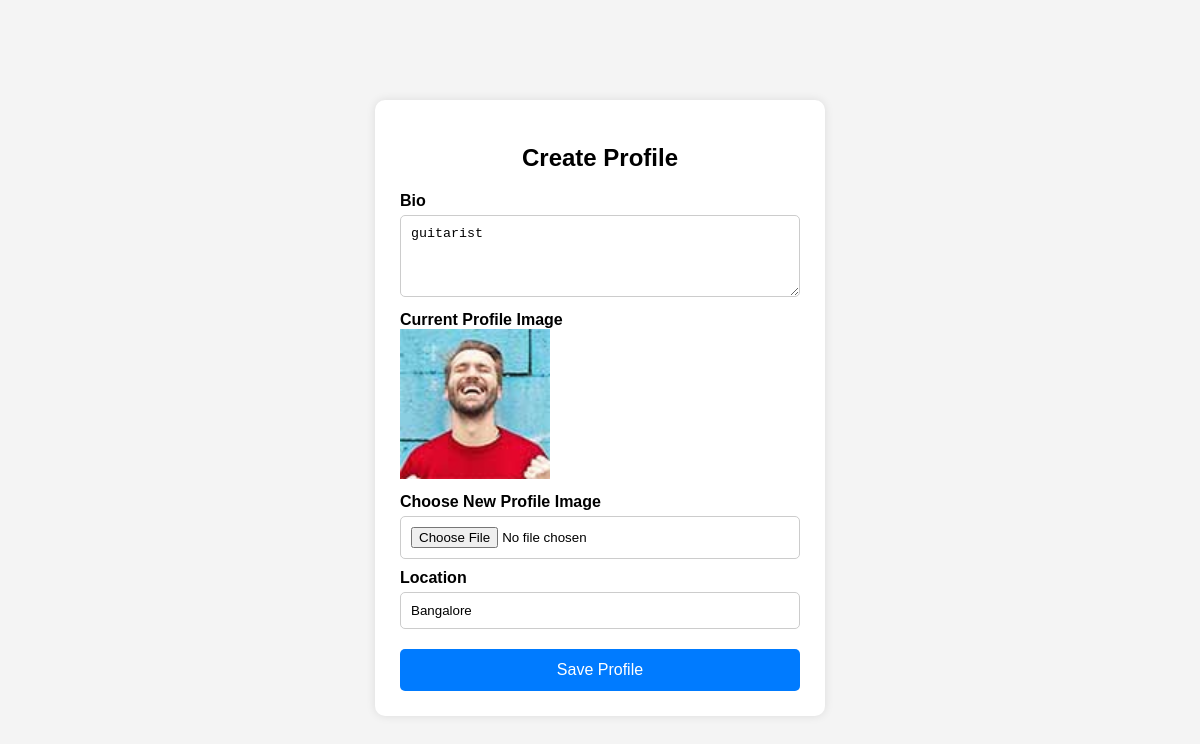
Page /settings (signed in) on the earlier database version.
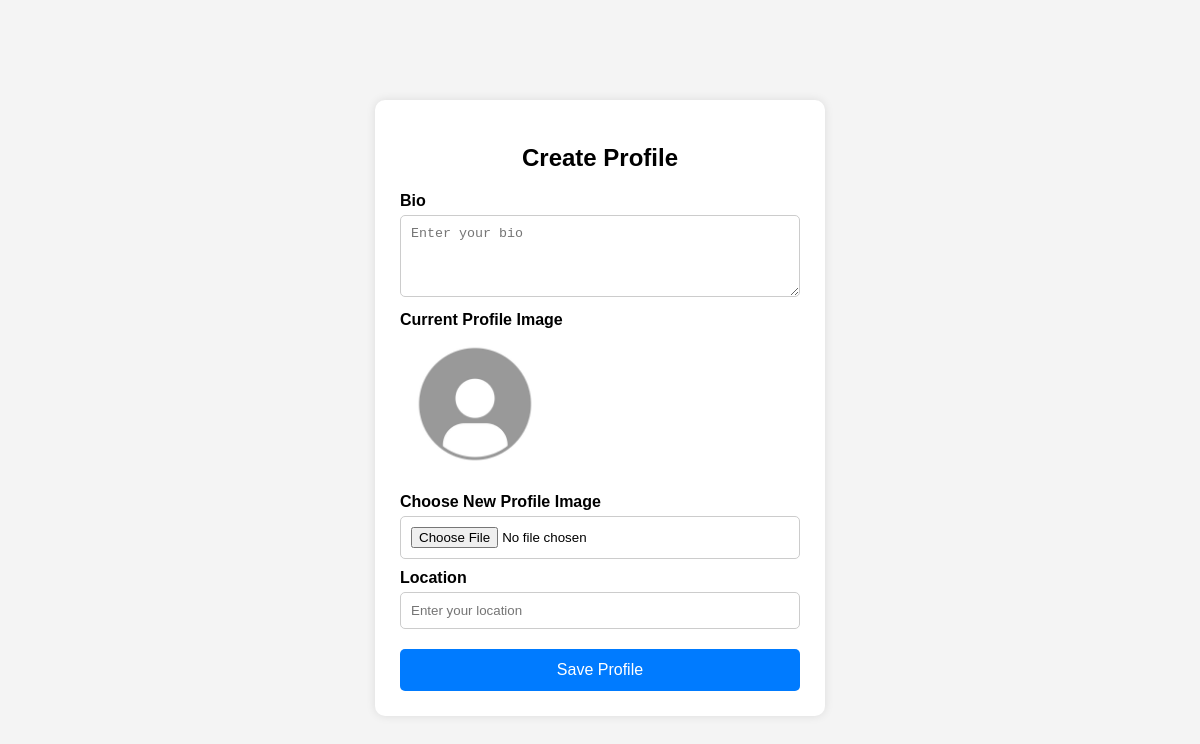
Same page on the later database version.
### core/models.py (models this page shows, shortened)
class Profile(models.Model):
    user=models.ForeignKey(User,on_delete=models.CASCADE)
    id_user=models.IntegerField()
    bio=models.TextField(blank=True)
    profileimg=models.ImageField(upload_to='profile_images',default='blank.jpg')
    location=models.CharField(max_length=100)

### core/views.py (the view, shortened to what this page needs)
# urls.py: path('settings',views.settings,name='settings'),
@login_required(login_url='signin')
def settings(request):
    setting = Profile.objects.get(user=request.user)
    return render(request, 'settings.html', {'setting': setting})

### core/templates/settings.html (shortened to what this page needs)
<!DOCTYPE html>
<html>
<head>
</head>
<body>
<div class="container">
    <h2>Create Profile</h2>
    <form method="POST" enctype="multipart/form-data">
        <label>Bio</label>
        <textarea  rows="4" name="bio" placeholder="Enter your bio">{{ setting.bio }}</textarea>
        <label>Current Profile Image</label>
<img src="{{ setting.profileimg.url }}" alt="Profile" width="150">
<label>Choose New Profile Image</label>
<input type="file" name="profileimg">
        <label>Location</label>
        <input type="text" name="location" value="{{ setting.location }}" placeholder="Enter your location">
        <button type="submit">Save Profile</button>
    </form>
</div>
</body>
</html>

Differences in the rows shown:
changed Profile: profileimg: picture removed, a placeholder shows; bio "guitarist" → (not shown); location "Bangalore" → (not shown)
